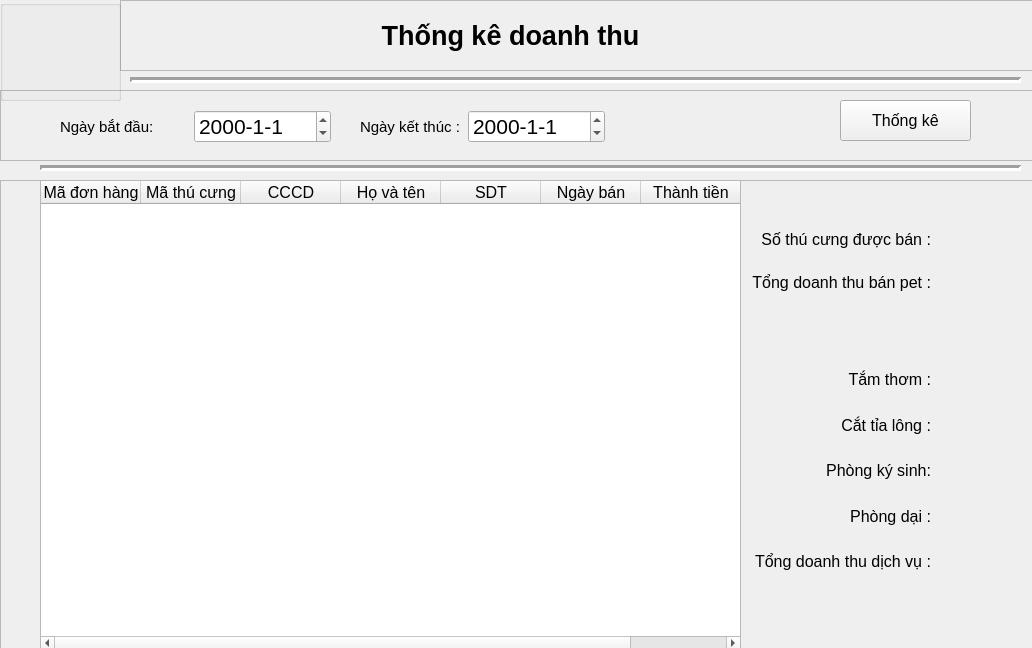
<?xml version="1.0" encoding="UTF-8"?>
<ui version="4.0">
 <class>MainWindow</class>
 <widget class="QMainWindow" name="MainWindow">
  <property name="geometry">
   <rect>
    <x>0</x>
    <y>0</y>
    <width>1032</width>
    <height>648</height>
   </rect>
  </property>
  <property name="windowTitle">
   <string>MainWindow</string>
  </property>
  <widget class="QWidget" name="centralwidget">
   <widget class="QFrame" name="frame">
    <property name="geometry">
     <rect>
      <x>120</x>
      <y>0</y>
      <width>951</width>
      <height>71</height>
     </rect>
    </property>
    <property name="frameShape">
     <enum>QFrame::StyledPanel</enum>
    </property>
    <property name="frameShadow">
     <enum>QFrame::Raised</enum>
    </property>
    <widget class="QLabel" name="label">
     <property name="geometry">
      <rect>
       <x>190</x>
       <y>0</y>
       <width>401</width>
       <height>71</height>
      </rect>
     </property>
     <property name="font">
      <font>
       <family>Arial</family>
       <pointsize>20</pointsize>
       <weight>75</weight>
       <bold>true</bold>
      </font>
     </property>
     <property name="text">
      <string>Thống kê doanh thu</string>
     </property>
     <property name="alignment">
      <set>Qt::AlignCenter</set>
     </property>
    </widget>
   </widget>
   <widget class="QFrame" name="frame_2">
    <property name="geometry">
     <rect>
      <x>0</x>
      <y>90</y>
      <width>1071</width>
      <height>71</height>
     </rect>
    </property>
    <property name="frameShape">
     <enum>QFrame::StyledPanel</enum>
    </property>
    <property name="frameShadow">
     <enum>QFrame::Raised</enum>
    </property>
    <widget class="QPushButton" name="bt_tk">
     <property name="geometry">
      <rect>
       <x>840</x>
       <y>10</y>
       <width>131</width>
       <height>41</height>
      </rect>
     </property>
     <property name="font">
      <font>
       <pointsize>12</pointsize>
      </font>
     </property>
     <property name="text">
      <string>Thống kê</string>
     </property>
    </widget>
    <widget class="QWidget" name="layoutWidget">
     <property name="geometry">
      <rect>
       <x>60</x>
       <y>20</y>
       <width>271</width>
       <height>33</height>
      </rect>
     </property>
     <layout class="QGridLayout" name="gridLayout_3">
      <item row="0" column="0">
       <widget class="QLabel" name="label_3">
        <property name="font">
         <font>
          <pointsize>11</pointsize>
         </font>
        </property>
        <property name="text">
         <string>Ngày bắt đầu:</string>
        </property>
       </widget>
      </item>
      <item row="0" column="1">
       <widget class="QDateEdit" name="dt_t">
        <property name="font">
         <font>
          <pointsize>16</pointsize>
         </font>
        </property>
        <property name="displayFormat">
         <string>yyyy-M-d</string>
        </property>
       </widget>
      </item>
     </layout>
    </widget>
    <widget class="QWidget" name="layoutWidget">
     <property name="geometry">
      <rect>
       <x>360</x>
       <y>20</y>
       <width>245</width>
       <height>33</height>
      </rect>
     </property>
     <layout class="QGridLayout" name="gridLayout_4">
      <item row="0" column="0">
       <widget class="QLabel" name="label_5">
        <property name="font">
         <font>
          <pointsize>11</pointsize>
         </font>
        </property>
        <property name="text">
         <string>Ngày kết thúc :</string>
        </property>
       </widget>
      </item>
      <item row="0" column="1">
       <widget class="QDateEdit" name="dt_d">
        <property name="font">
         <font>
          <pointsize>16</pointsize>
         </font>
        </property>
        <property name="displayFormat">
         <string>yyyy-M-d</string>
        </property>
       </widget>
      </item>
     </layout>
    </widget>
   </widget>
   <widget class="QFrame" name="frame_3">
    <property name="geometry">
     <rect>
      <x>0</x>
      <y>180</y>
      <width>1071</width>
      <height>471</height>
     </rect>
    </property>
    <property name="font">
     <font>
      <pointsize>12</pointsize>
     </font>
    </property>
    <property name="frameShape">
     <enum>QFrame::StyledPanel</enum>
    </property>
    <property name="frameShadow">
     <enum>QFrame::Raised</enum>
    </property>
    <widget class="QTableWidget" name="tableWidget">
     <property name="geometry">
      <rect>
       <x>40</x>
       <y>0</y>
       <width>701</width>
       <height>471</height>
      </rect>
     </property>
     <column>
      <property name="text">
       <string>Mã đơn hàng</string>
      </property>
     </column>
     <column>
      <property name="text">
       <string>Mã thú cưng</string>
      </property>
     </column>
     <column>
      <property name="text">
       <string>CCCD</string>
      </property>
     </column>
     <column>
      <property name="text">
       <string>Họ và tên</string>
      </property>
     </column>
     <column>
      <property name="text">
       <string>SDT</string>
      </property>
     </column>
     <column>
      <property name="text">
       <string>Ngày bán</string>
      </property>
     </column>
     <column>
      <property name="text">
       <string>Thành tiền</string>
      </property>
     </column>
    </widget>
    <widget class="QWidget" name="layoutWidget">
     <property name="geometry">
      <rect>
       <x>740</x>
       <y>40</y>
       <width>191</width>
       <height>81</height>
      </rect>
     </property>
     <layout class="QGridLayout" name="gridLayout">
      <item row="0" column="0">
       <widget class="QLabel" name="label_2">
        <property name="font">
         <font>
          <pointsize>12</pointsize>
         </font>
        </property>
        <property name="text">
         <string>Số thú cưng được bán :</string>
        </property>
        <property name="alignment">
         <set>Qt::AlignRight|Qt::AlignTrailing|Qt::AlignVCenter</set>
        </property>
       </widget>
      </item>
      <item row="1" column="0">
       <widget class="QLabel" name="label_4">
        <property name="font">
         <font>
          <pointsize>12</pointsize>
         </font>
        </property>
        <property name="text">
         <string>Tổng doanh thu bán pet :</string>
        </property>
        <property name="alignment">
         <set>Qt::AlignRight|Qt::AlignTrailing|Qt::AlignVCenter</set>
        </property>
       </widget>
      </item>
     </layout>
    </widget>
    <widget class="QLabel" name="lb_tdtdv">
     <property name="geometry">
      <rect>
       <x>750</x>
       <y>410</y>
       <width>271</width>
       <height>39</height>
      </rect>
     </property>
     <property name="font">
      <font>
       <family>Arial</family>
       <weight>75</weight>
       <bold>true</bold>
      </font>
     </property>
     <property name="text">
      <string/>
     </property>
    </widget>
    <widget class="QLabel" name="lb_tdt">
     <property name="geometry">
      <rect>
       <x>748</x>
       <y>130</y>
       <width>281</width>
       <height>36</height>
      </rect>
     </property>
     <property name="font">
      <font>
       <family>Arial</family>
       <pointsize>12</pointsize>
       <weight>75</weight>
       <bold>true</bold>
      </font>
     </property>
     <property name="text">
      <string/>
     </property>
    </widget>
    <widget class="QLabel" name="lb_sotc">
     <property name="geometry">
      <rect>
       <x>930</x>
       <y>40</y>
       <width>101</width>
       <height>41</height>
      </rect>
     </property>
     <property name="font">
      <font>
       <family>Arial</family>
       <pointsize>12</pointsize>
       <weight>75</weight>
       <bold>true</bold>
      </font>
     </property>
     <property name="text">
      <string/>
     </property>
    </widget>
    <widget class="QWidget" name="">
     <property name="geometry">
      <rect>
       <x>740</x>
       <y>180</y>
       <width>191</width>
       <height>221</height>
      </rect>
     </property>
     <layout class="QGridLayout" name="gridLayout_5">
      <item row="0" column="0">
       <widget class="QLabel" name="label_6">
        <property name="text">
         <string>Tắm thơm :</string>
        </property>
        <property name="alignment">
         <set>Qt::AlignRight|Qt::AlignTrailing|Qt::AlignVCenter</set>
        </property>
       </widget>
      </item>
      <item row="1" column="0">
       <widget class="QLabel" name="label_7">
        <property name="text">
         <string>Cắt tỉa lông :</string>
        </property>
        <property name="alignment">
         <set>Qt::AlignRight|Qt::AlignTrailing|Qt::AlignVCenter</set>
        </property>
       </widget>
      </item>
      <item row="2" column="0">
       <widget class="QLabel" name="label_8">
        <property name="text">
         <string>Phòng ký sinh:</string>
        </property>
        <property name="alignment">
         <set>Qt::AlignRight|Qt::AlignTrailing|Qt::AlignVCenter</set>
        </property>
       </widget>
      </item>
      <item row="3" column="0">
       <widget class="QLabel" name="label_9">
        <property name="text">
         <string>Phòng dại :</string>
        </property>
        <property name="alignment">
         <set>Qt::AlignRight|Qt::AlignTrailing|Qt::AlignVCenter</set>
        </property>
       </widget>
      </item>
      <item row="4" column="0">
       <widget class="QLabel" name="label_10">
        <property name="text">
         <string>Tổng doanh thu dịch vụ :</string>
        </property>
        <property name="alignment">
         <set>Qt::AlignRight|Qt::AlignTrailing|Qt::AlignVCenter</set>
        </property>
       </widget>
      </item>
     </layout>
    </widget>
    <widget class="QWidget" name="">
     <property name="geometry">
      <rect>
       <x>930</x>
       <y>180</y>
       <width>91</width>
       <height>181</height>
      </rect>
     </property>
     <layout class="QGridLayout" name="gridLayout_6">
      <item row="1" column="0">
       <widget class="QLabel" name="lb_ctl">
        <property name="font">
         <font>
          <family>Arial</family>
          <weight>75</weight>
          <bold>true</bold>
         </font>
        </property>
        <property name="text">
         <string/>
        </property>
       </widget>
      </item>
      <item row="0" column="0">
       <widget class="QLabel" name="lb_tthom">
        <property name="font">
         <font>
          <family>Arial</family>
          <weight>75</weight>
          <bold>true</bold>
         </font>
        </property>
        <property name="text">
         <string/>
        </property>
       </widget>
      </item>
      <item row="3" column="0">
       <widget class="QLabel" name="lb_pdai">
        <property name="font">
         <font>
          <family>Arial</family>
          <weight>75</weight>
          <bold>true</bold>
         </font>
        </property>
        <property name="text">
         <string/>
        </property>
       </widget>
      </item>
      <item row="2" column="0">
       <widget class="QLabel" name="lb_pks">
        <property name="font">
         <font>
          <family>Arial</family>
          <weight>75</weight>
          <bold>true</bold>
         </font>
        </property>
        <property name="text">
         <string/>
        </property>
       </widget>
      </item>
     </layout>
    </widget>
   </widget>
   <widget class="Line" name="line">
    <property name="geometry">
     <rect>
      <x>130</x>
      <y>70</y>
      <width>891</width>
      <height>20</height>
     </rect>
    </property>
    <property name="lineWidth">
     <number>3</number>
    </property>
    <property name="orientation">
     <enum>Qt::Horizontal</enum>
    </property>
   </widget>
   <widget class="Line" name="line_2">
    <property name="geometry">
     <rect>
      <x>40</x>
      <y>160</y>
      <width>981</width>
      <height>16</height>
     </rect>
    </property>
    <property name="lineWidth">
     <number>3</number>
    </property>
    <property name="orientation">
     <enum>Qt::Horizontal</enum>
    </property>
   </widget>
   <widget class="QGroupBox" name="groupBox">
    <property name="geometry">
     <rect>
      <x>0</x>
      <y>0</y>
      <width>121</width>
      <height>101</height>
     </rect>
    </property>
    <property name="styleSheet">
     <string notr="true">border-image: url(:/bgr/Pet Haven.png);</string>
    </property>
    <property name="title">
     <string/>
    </property>
   </widget>
  </widget>
 </widget>
 <resources>
  <include location="../QLGTC/bg.qrc"/>
 </resources>
 <connections/>
</ui>
